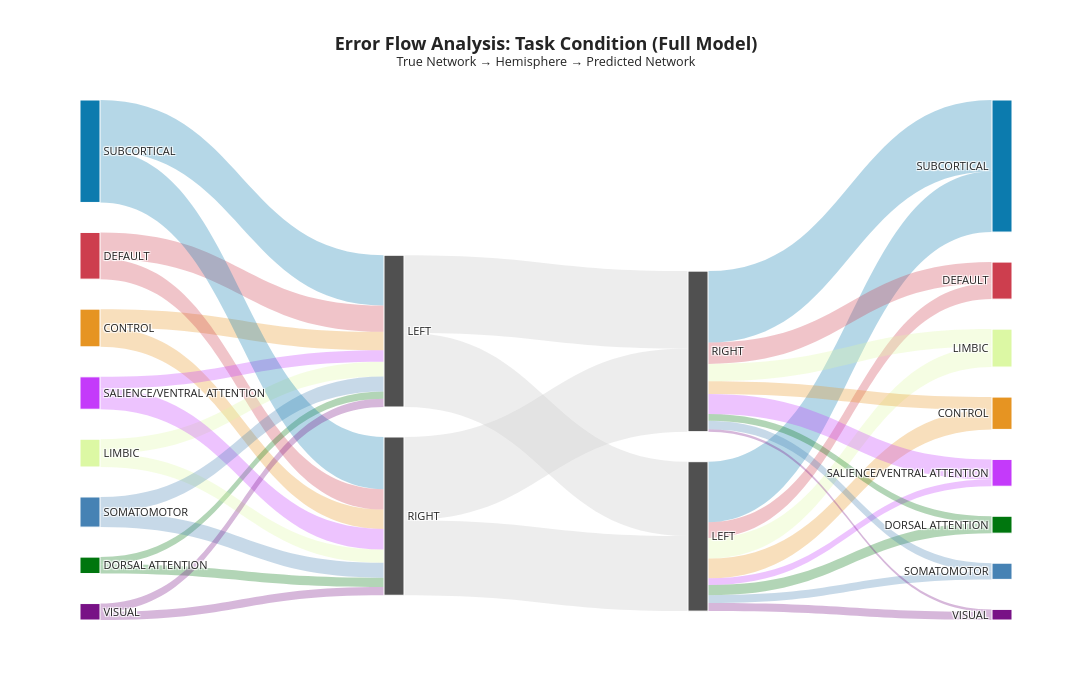

The code cell stored with this chart in its notebook:
### Markdown cell above
---
## 6. Hemispheric Flow Analysis

Sankey diagrams visualize the flow of classification errors from true labels (left) through hemispheric routing (middle) to predicted labels (right). This reveals:

1. Which networks contribute most errors
2. Whether errors preferentially stay within or cross hemispheres
3. Which network pairs show the strongest confusion patterns

### Code cell
def create_sankey_data(true_labels, pred_labels, region_info):
    """Prepare data for Sankey diagram showing error flows."""
    
    # Get only errors
    err_mask = true_labels != pred_labels
    true_err = true_labels[err_mask]
    pred_err = pred_labels[err_mask]
    
    lookup = region_info.set_index('region_idx')
    
    # Create error DataFrame
    df = pd.DataFrame({
        'true_net': [lookup.loc[i, 'major_network'] for i in true_err],
        'true_hemi': [lookup.loc[i, 'hemisphere'] for i in true_err],
        'pred_net': [lookup.loc[i, 'major_network'] for i in pred_err],
        'pred_hemi': [lookup.loc[i, 'hemisphere'] for i in pred_err]
    })
    
    # Network colors (consistent with standard neuroimaging palettes)
    net_colors = {
        'Control': 'rgb(230, 148, 34)', 'Default': 'rgb(205, 62, 78)',
        'Dorsal Attention': 'rgb(0, 118, 14)', 'Limbic': 'rgb(220, 248, 164)',
        'Salience/Ventral Attention': 'rgb(196, 58, 250)', 'Somatomotor': 'rgb(70, 130, 180)',
        'Subcortical': 'rgb(12, 123, 174)', 'Visual': 'rgb(120, 18, 134)'
    }
    
    # Build node lists
    source_nets = sorted(df['true_net'].unique())
    hemis = ['LEFT', 'RIGHT']
    target_nets = sorted(df['pred_net'].unique())
    
    # Node indices: [Source Networks (0-7)] + [Hemispheres (8-11)] + [Target Networks (12-19)]
    node_labels = [n.upper() for n in source_nets] + hemis + hemis + [n.upper() for n in target_nets]
    node_colors = ([net_colors.get(n, '#888888') for n in source_nets] + 
                   ['#505050', '#505050', '#505050', '#505050'] +
                   [net_colors.get(n, '#888888') for n in target_nets])
    
    # Build links
    sources, targets, values, link_colors = [], [], [], []
    
    n_source = len(source_nets)
    n_hemi = 4  # 2 source hemis + 2 target hemis
    
    # Stage 1: Source Network → Source Hemisphere
    for i, net in enumerate(source_nets):
        for j, hemi in enumerate(['left', 'right']):
            count = len(df[(df['true_net'] == net) & (df['true_hemi'] == hemi)])
            if count > 0:
                sources.append(i)
                targets.append(n_source + j)  # 8 or 9
                values.append(count)
                link_colors.append(net_colors.get(net, '#888888').replace('rgb', 'rgba').replace(')', ', 0.3)'))
    
    # Stage 2: Source Hemisphere → Target Hemisphere
    for j_src, hemi_src in enumerate(['left', 'right']):
        for j_tgt, hemi_tgt in enumerate(['left', 'right']):
            count = len(df[(df['true_hemi'] == hemi_src) & (df['pred_hemi'] == hemi_tgt)])
            if count > 0:
                sources.append(n_source + j_src)  # 8 or 9
                targets.append(n_source + 2 + j_tgt)  # 10 or 11
                values.append(count)
                link_colors.append('rgba(211, 211, 211, 0.4)')
    
    # Stage 3: Target Hemisphere → Target Network
    for j, hemi in enumerate(['left', 'right']):
        for k, net in enumerate(target_nets):
            count = len(df[(df['pred_hemi'] == hemi) & (df['pred_net'] == net)])
            if count > 0:
                sources.append(n_source + 2 + j)  # 10 or 11
                targets.append(n_source + n_hemi + k)  # 12+
                values.append(count)
                link_colors.append(net_colors.get(net, '#888888').replace('rgb', 'rgba').replace(')', ', 0.3)'))
    
    return node_labels, node_colors, sources, targets, values, link_colors

# Create Sankey for task condition (where errors matter most)
node_labels, node_colors, sources, targets, values, link_colors = create_sankey_data(
    task_true_labels_full, task_predictions_full, region_info_full
)

fig = go.Figure(data=[go.Sankey(
    arrangement='fixed',
    node=dict(
        pad=30, thickness=20,
        line=dict(color='white', width=1),
        label=node_labels,
        color=node_colors
    ),
    link=dict(
        source=sources, target=targets, value=values,
        color=link_colors,
        hovertemplate="<b>%{source.label} → %{target.label}</b><br>Count: %{value}<extra></extra>"
    )
)])

fig.update_layout(
    title=dict(
        text="<b>Error Flow Analysis: Task Condition (Full Model)</b><br>" +
             "<sup>True Network → Hemisphere → Predicted Network</sup>",
        x=0.5, font=dict(size=18)
    ),
    font=dict(size=11),
    height=700, width=1200,
    template='simple_white'
)

fig.show()

# Print summary statistics
err_mask = task_true_labels_full != task_predictions_full
total_errors = err_mask.sum()
lookup = region_info_full.set_index('region_idx')

df_errors = pd.DataFrame({
    'true_hemi': [lookup.loc[i, 'hemisphere'] for i in task_true_labels_full[err_mask]],
    'pred_hemi': [lookup.loc[i, 'hemisphere'] for i in task_predictions_full[err_mask]]
})

within_hemi = (df_errors['true_hemi'] == df_errors['pred_hemi']).sum()
cross_hemi = (df_errors['true_hemi'] != df_errors['pred_hemi']).sum()

print(f"\nHemispheric Error Distribution (Task):")
print(f"  Within-hemisphere errors: {within_hemi:,} ({within_hemi/total_errors:.1%})")
print(f"  Cross-hemisphere errors:  {cross_hemi:,} ({cross_hemi/total_errors:.1%})")

### Figure 1 — Plotly figure (JSON) as saved in the notebook; plotly's stock layout.template omitted (floating-point values rounded to 4 significant figures)
{"data": [{"arrangement": "fixed", "link": {"color": ["rgba(230, 148, 34, 0.3)", "rgba(230, 148, 34, 0.3)", "rgba(205, 62, 78, 0.3)", "rgba(205, 62, 78, 0.3)", "rgba(0, 118, 14, 0.3)", "rgba(0, 118, 14, 0.3)", "rgba(220, 248, 164, 0.3)", "rgba(220, 248, 164, 0.3)", "rgba(196, 58, 250, 0.3)", "rgba(196, 58, 250, 0.3)", "rgba(70, 130, 180, 0.3)", "rgba(70, 130, 180, 0.3)", "rgba(12, 123, 174, 0.3)", "rgba(12, 123, 174, 0.3)", "rgba(120, 18, 134, 0.3)", "rgba(120, 18, 134, 0.3)", "rgba(211, 211, 211, 0.4)", "rgba(211, 211, 211, 0.4)", "rgba(211, 211, 211, 0.4)", "rgba(211, 211, 211, 0.4)", "rgba(230, 148, 34, 0.3)", "rgba(205, 62, 78, 0.3)", "rgba(0, 118, 14, 0.3)", "rgba(220, 248, 164, 0.3)", "rgba(196, 58, 250, 0.3)", "rgba(70, 130, 180, 0.3)", "rgba(12, 123, 174, 0.3)", "rgba(120, 18, 134, 0.3)", "rgba(230, 148, 34, 0.3)", "rgba(205, 62, 78, 0.3)", "rgba(0, 118, 14, 0.3)", "rgba(220, 248, 164, 0.3)", "rgba(196, 58, 250, 0.3)", "rgba(70, 130, 180, 0.3)", "rgba(12, 123, 174, 0.3)", "rgba(120, 18, 134, 0.3)"], "hovertemplate": "<b>%{source.label} → %{target.label}</b><br>Count: %{value}<extra></extra>", "source": [0, 0, 1, 1, 2, 2, 3, 3, 4, 4, 5, 5, 6, 6, 7, 7, 8, 8, 9, 9, 10, 10, 10, 10, 10, 10, 10, 10, 11, 11, 11, 11, 11, 11, 11, 11], "target": [8, 9, 8, 9, 8, 9, 8, 9, 8, 9, 8, 9, 8, 9, 8, 9, 10, 11, 10, 11, 12, 13, 14, 15, 16, 17, 18, 19, 12, 13, 14, 15, 16, 17, 18, 19], "value": [295, 312, 424, 328, 115, 150, 235, 212, 188, 334, 244, 241, 810, 840, 133, 132, 1197, 1247, 1210, 1339, 317, 254, 164, 330, 110, 125, 976, 131, 204, 343, 109, 281, 322, 136, 1151, 40]}, "node": {"color": ["rgb(230, 148, 34)", "rgb(205, 62, 78)", "rgb(0, 118, 14)", "rgb(220, 248, 164)", "rgb(196, 58, 250)", "rgb(70, 130, 180)", "rgb(12, 123, 174)", "rgb(120, 18, 134)", "#505050", "#505050", "#505050", "#505050", "rgb(230, 148, 34)", "rgb(205, 62, 78)", "rgb(0, 118, 14)", "rgb(220, 248, 164)", "rgb(196, 58, 250)", "rgb(70, 130, 180)", "rgb(12, 123, 174)", "rgb(120, 18, 134)"], "label": ["CONTROL", "DEFAULT", "DORSAL ATTENTION", "LIMBIC", "SALIENCE/VENTRAL ATTENTION", "SOMATOMOTOR", "SUBCORTICAL", "VISUAL", "LEFT", "RIGHT", "LEFT", "RIGHT", "CONTROL", "DEFAULT", "DORSAL ATTENTION", "LIMBIC", "SALIENCE/VENTRAL ATTENTION", "SOMATOMOTOR", "SUBCORTICAL", "VISUAL"], "line": {"color": "white", "width": 1}, "pad": 30, "thickness": 20}, "type": "sankey"}], "layout": {"font": {"size": 11}, "height": 700, "title": {"font": {"size": 18}, "text": "<b>Error Flow Analysis: Task Condition (Full Model)</b><br><sup>True Network → Hemisphere → Predicted Network</sup>", "x": 0.5}, "width": 1200}}
